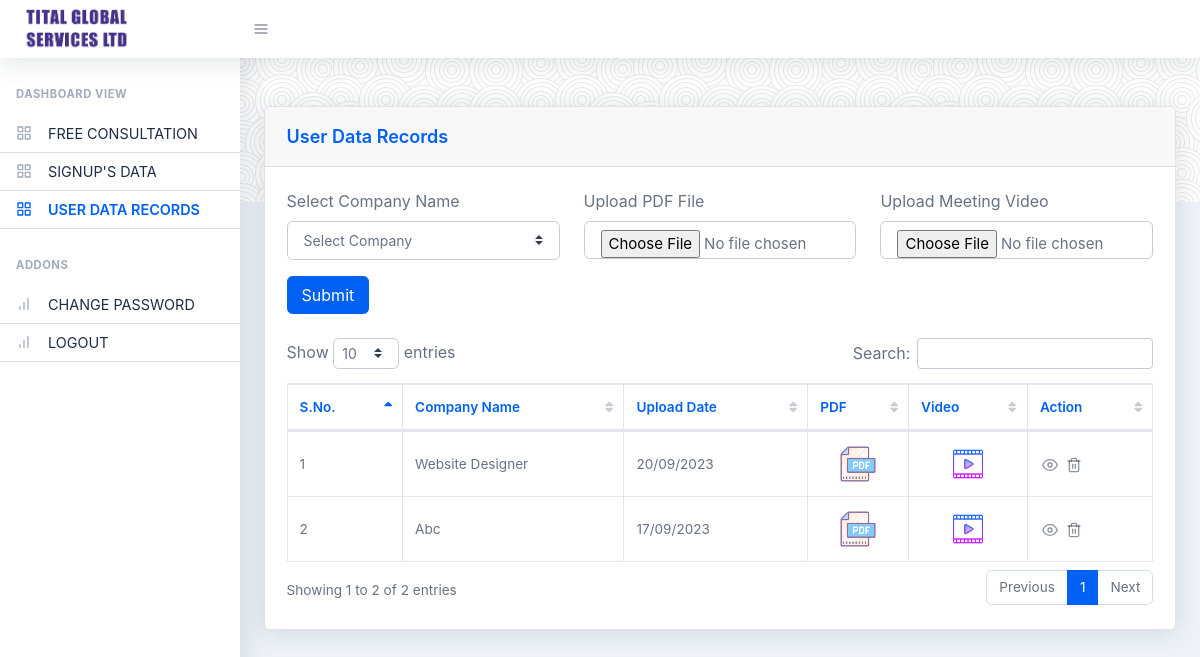
Screenshot of /admin/user-data.php (signed in) with the database file from the repository.
### tables this page shows
CREATE TABLE `UDatarecords` (
  `udrid` int(11) NOT NULL,
  `udate` varchar(120) NOT NULL,
  `comp_name` varchar(120) NOT NULL,
  `pdf` varchar(120) NOT NULL,
  `video` varchar(255) NOT NULL,
  `created_date` timestamp NOT NULL DEFAULT current_timestamp()
);

### admin/user-data.php (the view, shortened to what this page needs)
<?php
include '../include/config.php';
include 'include/header.php';
?>
            <div id="layoutSidenav_content">
                <main>
                    <header class="page-header page-header-dark bg-gradient-primary-to-secondary pb-10">
                        <div class="container">
                            <div class="page-header-content pt-4">
                            </div>
                        </div>
                    </header>
                    <div class="container mt-n10">
                            <div class="card mb-4">
                            <div class="card-header">User Data Records</div>
                            <div class="card-body">
                                <form class="row" method="post" action="udata.php" enctype="multipart/form-data">
                                    <div class="col-md-4">
                                    <div class="form-group">
                                        <label>Select Company Name</label>
                                        <select class="custom-select" name="comp_name" required>
                                          <option selected>Select Company</option>
                                        </select>
                                    </div>
                                    </div>
                                    <div class="col-md-4">
                                    <div class="form-group">
                                    <label>Upload PDF File</label>
                                    <input type="file" class="form-control" id="customFile"  name="pdf" required/>
                                    </div>
                                    </div>
                                    <div class="col-md-4">
                                    <div class="form-group">
                                    <label>Upload Meeting Video</label>
                                    <input type="file" class="form-control" id="customFile" name="video" required />
                                    </div>
                                    </div>
                                    <div class="col-md-12">
                                            <button class="btn btn-primary" type="submit" name="subm">Submit</button>
                                    </div>
                                        </form>
                                <br>
                                <div class="datatable">
                                    <table class="table table-bordered table-hover" id="dataTable" width="100%" cellspacing="0">
                                        <thead>
                                            <tr>
                                                <th>S.No.</th>
                                                <th>Company Name</th>
                                                <th>Upload Date</th>
                                                <th>PDF</th>
                                                <th>Video</th>
                                                <th>Action</th>
                                            </tr>
                                        </thead>
                                        <tbody>
                                             <?php
                                                    $sql = "SELECT * FROM UDatarecords ORDER BY udrid DESC";
                                                    $result = $conn->query($sql);
                                                    $k=1;
                                                    if ($result->num_rows > 0) {
                                                        while($row = $result->fetch_assoc()) {
                                                        ?>
                                                            <tr>
                                                                <td><?php echo $k++;?></td>
                                                                <td><?php echo $row['comp_name'];?></td>
                                                                  <td><?php echo $row['udate'];?></td>
                                                <td class="pdf-main text-center"><a href="udata/pdf/<?php echo $row['pdf'];?>" target="_blank">
                                                    <img src="images-main/pdf.png">
                                                    </a></td>
                                                <td class="video-main text-center"><a href="udata/video/<?php echo $row['video'];?>" target="_blank">
                                                    <img src="images-main/video.png">
                                                    </a></td>
                                                <td>
                                                    <a href="record-data-view.php?id=<?php echo $row['udrid'];?>"><button class="btn btn-datatable btn-icon btn-transparent-dark"><i data-feather="eye"></i></button></a>
                                                    <a onclick="if((confirm('ok'))){window.location.href='?id=<?php echo $row['udrid'];?>';return true;}" href="#"><button class="btn btn-datatable btn-icon btn-transparent-dark"><i data-feather="trash-2"></i></button></a>
                                                </td>
                                            </tr>
                                                        <?php
                                                     }
                                            }
                                                else
                                                {
                                                    echo "0 results";
                                                }
                                        ?>
                                        </tbody>
                                    </table>
                                </div>
                            </div>
                            </div>
                    </div>
                </main>
                <?php
include 'include/footer.php';
?>

### rows the page displays
udatarecords: comp_name "Website Designer", udate "20/09/2023"
udatarecords: comp_name "Abc", udate "17/09/2023"
